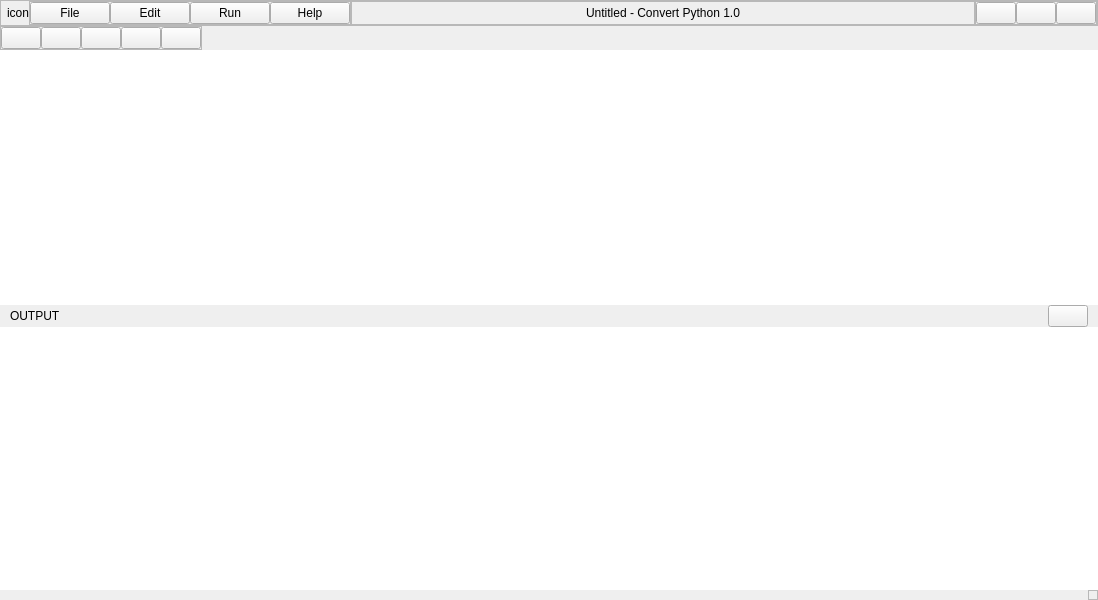
<?xml version="1.0" encoding="UTF-8"?>
<ui version="4.0">
 <class>MainWindow</class>
 <widget class="QMainWindow" name="MainWindow">
  <property name="geometry">
   <rect>
    <x>0</x>
    <y>0</y>
    <width>1098</width>
    <height>600</height>
   </rect>
  </property>
  <property name="windowTitle">
   <string>MainWindow</string>
  </property>
  <widget class="QWidget" name="centralwidget">
   <property name="sizePolicy">
    <sizepolicy hsizetype="Expanding" vsizetype="Expanding">
     <horstretch>0</horstretch>
     <verstretch>0</verstretch>
    </sizepolicy>
   </property>
   <layout class="QVBoxLayout" name="verticalLayout">
    <property name="spacing">
     <number>0</number>
    </property>
    <property name="leftMargin">
     <number>0</number>
    </property>
    <property name="topMargin">
     <number>0</number>
    </property>
    <property name="rightMargin">
     <number>0</number>
    </property>
    <property name="bottomMargin">
     <number>0</number>
    </property>
    <item>
     <widget class="QFrame" name="frame_2">
      <property name="frameShape">
       <enum>QFrame::StyledPanel</enum>
      </property>
      <property name="frameShadow">
       <enum>QFrame::Raised</enum>
      </property>
      <layout class="QHBoxLayout" name="horizontalLayout">
       <property name="spacing">
        <number>0</number>
       </property>
       <property name="leftMargin">
        <number>6</number>
       </property>
       <property name="topMargin">
        <number>0</number>
       </property>
       <property name="rightMargin">
        <number>0</number>
       </property>
       <property name="bottomMargin">
        <number>0</number>
       </property>
       <item>
        <widget class="QLabel" name="label">
         <property name="text">
          <string>icon</string>
         </property>
        </widget>
       </item>
       <item>
        <widget class="QFrame" name="frame_4">
         <property name="sizePolicy">
          <sizepolicy hsizetype="Preferred" vsizetype="Preferred">
           <horstretch>0</horstretch>
           <verstretch>0</verstretch>
          </sizepolicy>
         </property>
         <property name="frameShape">
          <enum>QFrame::StyledPanel</enum>
         </property>
         <property name="frameShadow">
          <enum>QFrame::Raised</enum>
         </property>
         <layout class="QHBoxLayout" name="horizontalLayout_2">
          <property name="spacing">
           <number>0</number>
          </property>
          <property name="leftMargin">
           <number>0</number>
          </property>
          <property name="topMargin">
           <number>0</number>
          </property>
          <property name="rightMargin">
           <number>0</number>
          </property>
          <property name="bottomMargin">
           <number>0</number>
          </property>
          <item>
           <widget class="QPushButton" name="menu_file">
            <property name="text">
             <string>File</string>
            </property>
           </widget>
          </item>
          <item>
           <widget class="QPushButton" name="menu_edit">
            <property name="text">
             <string>Edit</string>
            </property>
           </widget>
          </item>
          <item>
           <widget class="QPushButton" name="menu_run">
            <property name="text">
             <string>Run</string>
            </property>
           </widget>
          </item>
          <item>
           <widget class="QPushButton" name="menu_help">
            <property name="text">
             <string>Help</string>
            </property>
           </widget>
          </item>
         </layout>
        </widget>
       </item>
       <item>
        <widget class="QFrame" name="frame_5">
         <property name="sizePolicy">
          <sizepolicy hsizetype="Expanding" vsizetype="Preferred">
           <horstretch>0</horstretch>
           <verstretch>0</verstretch>
          </sizepolicy>
         </property>
         <property name="frameShape">
          <enum>QFrame::StyledPanel</enum>
         </property>
         <property name="frameShadow">
          <enum>QFrame::Raised</enum>
         </property>
         <layout class="QHBoxLayout" name="horizontalLayout_3">
          <property name="spacing">
           <number>0</number>
          </property>
          <property name="leftMargin">
           <number>0</number>
          </property>
          <property name="topMargin">
           <number>0</number>
          </property>
          <property name="rightMargin">
           <number>0</number>
          </property>
          <property name="bottomMargin">
           <number>0</number>
          </property>
          <item>
           <widget class="QLabel" name="label_2">
            <property name="layoutDirection">
             <enum>Qt::LeftToRight</enum>
            </property>
            <property name="text">
             <string>Untitled - Convert Python 1.0</string>
            </property>
            <property name="alignment">
             <set>Qt::AlignCenter</set>
            </property>
           </widget>
          </item>
         </layout>
        </widget>
       </item>
       <item>
        <widget class="QFrame" name="frame_6">
         <property name="frameShape">
          <enum>QFrame::StyledPanel</enum>
         </property>
         <property name="frameShadow">
          <enum>QFrame::Raised</enum>
         </property>
         <layout class="QHBoxLayout" name="horizontalLayout_4">
          <property name="spacing">
           <number>0</number>
          </property>
          <property name="leftMargin">
           <number>0</number>
          </property>
          <property name="topMargin">
           <number>0</number>
          </property>
          <property name="rightMargin">
           <number>0</number>
          </property>
          <property name="bottomMargin">
           <number>0</number>
          </property>
          <item>
           <widget class="QPushButton" name="btn_min">
            <property name="styleSheet">
             <string notr="true"/>
            </property>
            <property name="text">
             <string/>
            </property>
           </widget>
          </item>
          <item>
           <widget class="QPushButton" name="btn_max">
            <property name="text">
             <string/>
            </property>
           </widget>
          </item>
          <item>
           <widget class="QPushButton" name="btn_close">
            <property name="text">
             <string/>
            </property>
           </widget>
          </item>
         </layout>
        </widget>
       </item>
      </layout>
     </widget>
    </item>
    <item>
     <widget class="QFrame" name="frame_3">
      <property name="sizePolicy">
       <sizepolicy hsizetype="Fixed" vsizetype="Preferred">
        <horstretch>0</horstretch>
        <verstretch>0</verstretch>
       </sizepolicy>
      </property>
      <property name="frameShape">
       <enum>QFrame::StyledPanel</enum>
      </property>
      <property name="frameShadow">
       <enum>QFrame::Raised</enum>
      </property>
      <layout class="QHBoxLayout" name="horizontalLayout_5">
       <property name="spacing">
        <number>0</number>
       </property>
       <property name="leftMargin">
        <number>0</number>
       </property>
       <property name="topMargin">
        <number>0</number>
       </property>
       <property name="rightMargin">
        <number>0</number>
       </property>
       <property name="bottomMargin">
        <number>0</number>
       </property>
       <item>
        <widget class="QPushButton" name="btn_new">
         <property name="toolTip">
          <string>New</string>
         </property>
         <property name="text">
          <string/>
         </property>
        </widget>
       </item>
       <item>
        <widget class="QPushButton" name="btn_open">
         <property name="toolTip">
          <string>Open</string>
         </property>
         <property name="text">
          <string/>
         </property>
        </widget>
       </item>
       <item>
        <widget class="QPushButton" name="btn_save">
         <property name="toolTip">
          <string>Save</string>
         </property>
         <property name="text">
          <string/>
         </property>
        </widget>
       </item>
       <item>
        <widget class="QPushButton" name="btn_run">
         <property name="toolTip">
          <string>Run</string>
         </property>
         <property name="text">
          <string/>
         </property>
        </widget>
       </item>
       <item>
        <widget class="QPushButton" name="btn_stop">
         <property name="toolTip">
          <string>Stop</string>
         </property>
         <property name="text">
          <string/>
         </property>
        </widget>
       </item>
      </layout>
     </widget>
    </item>
    <item>
     <widget class="QFrame" name="frame">
      <property name="sizePolicy">
       <sizepolicy hsizetype="Expanding" vsizetype="Expanding">
        <horstretch>0</horstretch>
        <verstretch>0</verstretch>
       </sizepolicy>
      </property>
      <property name="frameShape">
       <enum>QFrame::NoFrame</enum>
      </property>
      <property name="frameShadow">
       <enum>QFrame::Raised</enum>
      </property>
      <property name="lineWidth">
       <number>0</number>
      </property>
      <layout class="QVBoxLayout" name="verticalLayout_3">
       <property name="spacing">
        <number>0</number>
       </property>
       <property name="leftMargin">
        <number>0</number>
       </property>
       <property name="topMargin">
        <number>0</number>
       </property>
       <property name="rightMargin">
        <number>0</number>
       </property>
       <property name="bottomMargin">
        <number>0</number>
       </property>
       <item>
        <widget class="QSplitter" name="splitter">
         <property name="lineWidth">
          <number>0</number>
         </property>
         <property name="orientation">
          <enum>Qt::Vertical</enum>
         </property>
         <property name="handleWidth">
          <number>0</number>
         </property>
         <widget class="QFrame" name="frame_7">
          <property name="frameShape">
           <enum>QFrame::NoFrame</enum>
          </property>
          <property name="frameShadow">
           <enum>QFrame::Raised</enum>
          </property>
          <property name="lineWidth">
           <number>0</number>
          </property>
          <layout class="QHBoxLayout" name="horizontalLayout_6">
           <property name="spacing">
            <number>0</number>
           </property>
           <property name="leftMargin">
            <number>0</number>
           </property>
           <property name="topMargin">
            <number>0</number>
           </property>
           <property name="rightMargin">
            <number>0</number>
           </property>
           <property name="bottomMargin">
            <number>0</number>
           </property>
           <item>
            <widget class="QTextEdit" name="line_number">
             <property name="sizePolicy">
              <sizepolicy hsizetype="Preferred" vsizetype="Expanding">
               <horstretch>0</horstretch>
               <verstretch>0</verstretch>
              </sizepolicy>
             </property>
             <property name="minimumSize">
              <size>
               <width>50</width>
               <height>0</height>
              </size>
             </property>
             <property name="maximumSize">
              <size>
               <width>50</width>
               <height>16777215</height>
              </size>
             </property>
             <property name="frameShape">
              <enum>QFrame::NoFrame</enum>
             </property>
             <property name="verticalScrollBarPolicy">
              <enum>Qt::ScrollBarAlwaysOff</enum>
             </property>
             <property name="horizontalScrollBarPolicy">
              <enum>Qt::ScrollBarAlwaysOff</enum>
             </property>
             <property name="readOnly">
              <bool>true</bool>
             </property>
             <property name="html">
              <string>&lt;!DOCTYPE HTML PUBLIC &quot;-//W3C//DTD HTML 4.0//EN&quot; &quot;http://www.w3.org/TR/REC-html40/strict.dtd&quot;&gt;
&lt;html&gt;&lt;head&gt;&lt;meta name=&quot;qrichtext&quot; content=&quot;1&quot; /&gt;&lt;style type=&quot;text/css&quot;&gt;
p, li { white-space: pre-wrap; }
&lt;/style&gt;&lt;/head&gt;&lt;body style=&quot; font-family:'MS Shell Dlg 2'; font-size:8.25pt; font-weight:400; font-style:normal;&quot;&gt;
&lt;p style=&quot;-qt-paragraph-type:empty; margin-top:0px; margin-bottom:0px; margin-left:0px; margin-right:0px; -qt-block-indent:0; text-indent:0px;&quot;&gt;&lt;br /&gt;&lt;/p&gt;&lt;/body&gt;&lt;/html&gt;</string>
             </property>
            </widget>
           </item>
           <item>
            <widget class="TextEditCode" name="txe_code">
             <property name="styleSheet">
              <string notr="true"/>
             </property>
             <property name="frameShape">
              <enum>QFrame::NoFrame</enum>
             </property>
             <property name="lineWrapMode">
              <enum>QTextEdit::NoWrap</enum>
             </property>
             <property name="html">
              <string>&lt;!DOCTYPE HTML PUBLIC &quot;-//W3C//DTD HTML 4.0//EN&quot; &quot;http://www.w3.org/TR/REC-html40/strict.dtd&quot;&gt;
&lt;html&gt;&lt;head&gt;&lt;meta name=&quot;qrichtext&quot; content=&quot;1&quot; /&gt;&lt;style type=&quot;text/css&quot;&gt;
p, li { white-space: pre-wrap; }
&lt;/style&gt;&lt;/head&gt;&lt;body style=&quot; font-family:'MS Shell Dlg 2'; font-size:8.25pt; font-weight:400; font-style:normal;&quot;&gt;
&lt;p align=&quot;justify&quot; style=&quot;-qt-paragraph-type:empty; margin-top:0px; margin-bottom:0px; margin-left:0px; margin-right:0px; -qt-block-indent:0; text-indent:0px; font-size:13px;&quot;&gt;&lt;br /&gt;&lt;/p&gt;&lt;/body&gt;&lt;/html&gt;</string>
             </property>
             <property name="tabStopWidth">
              <number>16</number>
             </property>
            </widget>
           </item>
          </layout>
         </widget>
         <widget class="QFrame" name="frame_9">
          <property name="frameShape">
           <enum>QFrame::NoFrame</enum>
          </property>
          <property name="frameShadow">
           <enum>QFrame::Raised</enum>
          </property>
          <property name="lineWidth">
           <number>0</number>
          </property>
          <layout class="QVBoxLayout" name="verticalLayout_2">
           <property name="spacing">
            <number>0</number>
           </property>
           <property name="leftMargin">
            <number>0</number>
           </property>
           <property name="topMargin">
            <number>0</number>
           </property>
           <property name="rightMargin">
            <number>0</number>
           </property>
           <property name="bottomMargin">
            <number>0</number>
           </property>
           <item>
            <widget class="QFrame" name="frame_10">
             <property name="sizePolicy">
              <sizepolicy hsizetype="Expanding" vsizetype="Fixed">
               <horstretch>0</horstretch>
               <verstretch>0</verstretch>
              </sizepolicy>
             </property>
             <property name="frameShape">
              <enum>QFrame::NoFrame</enum>
             </property>
             <property name="frameShadow">
              <enum>QFrame::Raised</enum>
             </property>
             <property name="lineWidth">
              <number>0</number>
             </property>
             <layout class="QHBoxLayout" name="horizontalLayout_7">
              <property name="spacing">
               <number>0</number>
              </property>
              <property name="leftMargin">
               <number>10</number>
              </property>
              <property name="topMargin">
               <number>0</number>
              </property>
              <property name="rightMargin">
               <number>10</number>
              </property>
              <property name="bottomMargin">
               <number>0</number>
              </property>
              <item>
               <widget class="QLabel" name="label_3">
                <property name="sizePolicy">
                 <sizepolicy hsizetype="Expanding" vsizetype="Preferred">
                  <horstretch>0</horstretch>
                  <verstretch>0</verstretch>
                 </sizepolicy>
                </property>
                <property name="lineWidth">
                 <number>0</number>
                </property>
                <property name="text">
                 <string>OUTPUT</string>
                </property>
               </widget>
              </item>
              <item alignment="Qt::AlignRight">
               <widget class="QPushButton" name="btn_clear">
                <property name="toolTip">
                 <string>Clear</string>
                </property>
                <property name="text">
                 <string/>
                </property>
               </widget>
              </item>
             </layout>
            </widget>
           </item>
           <item>
            <widget class="QTextEdit" name="txe_out">
             <property name="sizePolicy">
              <sizepolicy hsizetype="Expanding" vsizetype="Expanding">
               <horstretch>0</horstretch>
               <verstretch>0</verstretch>
              </sizepolicy>
             </property>
             <property name="frameShape">
              <enum>QFrame::NoFrame</enum>
             </property>
             <property name="lineWidth">
              <number>0</number>
             </property>
             <property name="readOnly">
              <bool>true</bool>
             </property>
             <property name="tabStopWidth">
              <number>16</number>
             </property>
            </widget>
           </item>
          </layout>
         </widget>
        </widget>
       </item>
      </layout>
     </widget>
    </item>
    <item alignment="Qt::AlignRight">
     <widget class="QFrame" name="frame_8">
      <property name="minimumSize">
       <size>
        <width>10</width>
        <height>10</height>
       </size>
      </property>
      <property name="maximumSize">
       <size>
        <width>10</width>
        <height>10</height>
       </size>
      </property>
      <property name="frameShape">
       <enum>QFrame::StyledPanel</enum>
      </property>
      <property name="frameShadow">
       <enum>QFrame::Raised</enum>
      </property>
     </widget>
    </item>
   </layout>
  </widget>
 </widget>
 <customwidgets>
  <customwidget>
   <class>TextEditCode</class>
   <extends>QTextEdit</extends>
   <header>GUI/customs</header>
  </customwidget>
 </customwidgets>
 <resources>
  <include location="../images/source.qrc"/>
 </resources>
 <connections/>
</ui>
